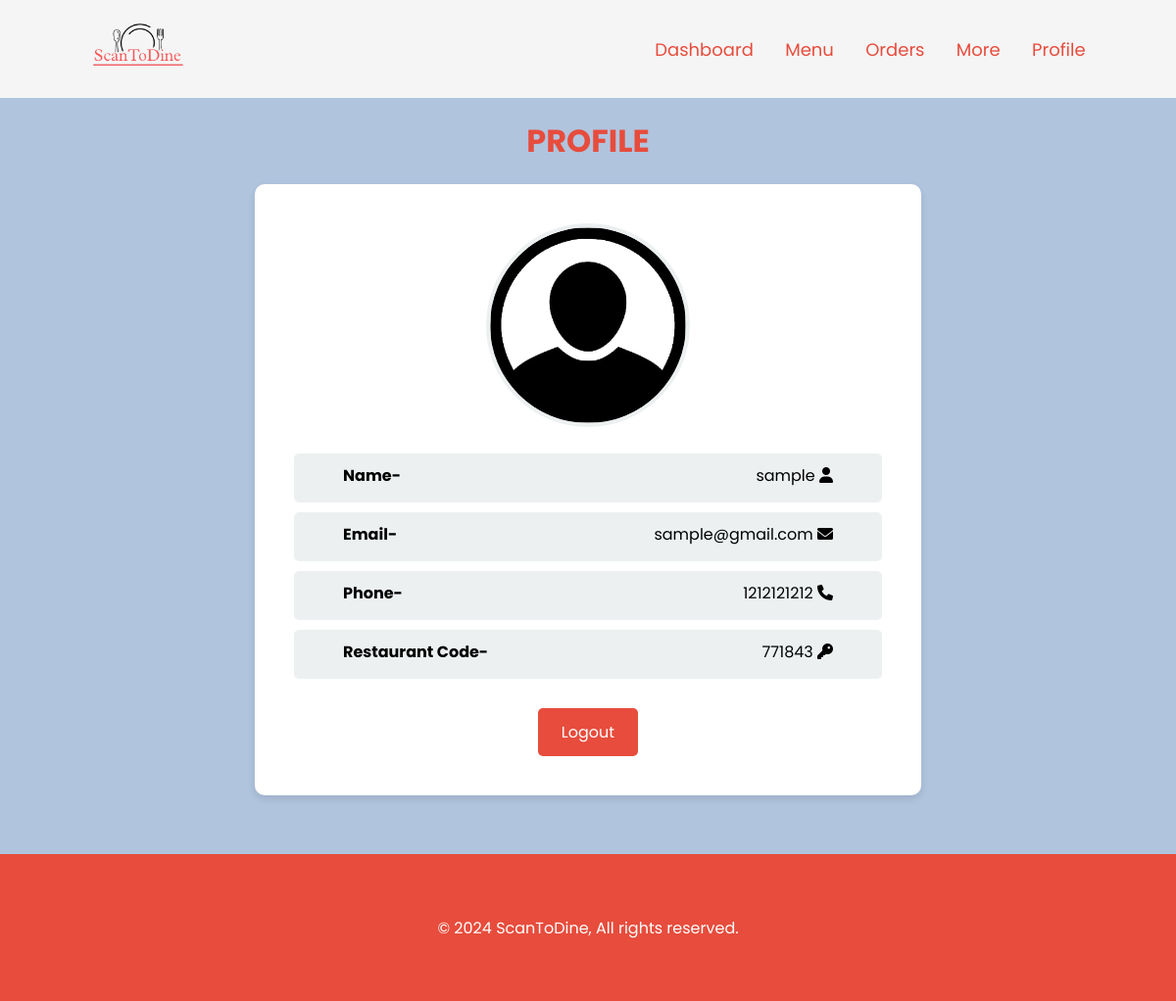
Page /commonPages/profile.php (signed in) on the committed database.
### tables this page shows
CREATE TABLE `users` (
  `u_id` int(11) NOT NULL,
  `u_name` varchar(255) NOT NULL,
  `u_email` varchar(255) NOT NULL,
  `u_phone` varchar(10) NOT NULL,
  `password` varchar(12) NOT NULL,
  `res_code` int(6) NOT NULL,
  `role` varchar(10) NOT NULL DEFAULT 'manager'
);

### commonPages/profile.php (the view, shortened to what this page needs)
<?php
include("../commonPages/index_header.php");
include("../commonPages/dbConnect.php");
?>
<!DOCTYPE html>
<html lang="en">
<head>
    <link rel="stylesheet" href="https://cdnjs.cloudflare.com/ajax/libs/font-awesome/6.0.0/css/all.min.css">
</head>
<body>
    <div class="profile-main">
    <div class="profile-header">
        <h1>PROFILE</h1>
    </div>
    <?php
    $u_id = $_SESSION['u_id'];
    $fetch_query = "select * from users where u_id=$u_id";
    $result = mysqli_query($con, $fetch_query);
    $data = mysqli_fetch_assoc($result);
    ?>
    <div class="profile-container">
        <div class="profile-image">
            <img src="user-logo.png" alt="User Profile">
        </div>
        <div class="profile-info">
            <div>
                <strong>Name-</strong>
                <span>
                    <?php echo $data['u_name'] ?> <i class="fas fa-user"></i>
                </span>
            </div>
            <div>
                <strong>Email-</strong>
                <span>
                    <?php echo $data['u_email'] ?> <i class="fas fa-envelope"></i>
                </span>
            </div>
            <div>
                <strong>Phone-</strong>
                <span>
                    <?php echo $data['u_phone'] ?> <i class="fas fa-phone"></i>
                </span>
            </div>
            <div>
                <strong>Restaurant Code-</strong>
                <span>
                    <?php echo $data['res_code'] ?> <i class="fas fa-key"></i>
                </span>
            </div>
        </div>
        <div class="logout-btn">
            <form action="#" method="POST">
                <input type="submit" class="log-out-btn" value="Logout">
            </form>
        </div>
    </div>
    </div>
</body>
</html>

### commonPages/index_header.php (style rules this page uses)
* { margin: 0; padding: 0; font-family: 'Poppins', sans-serif; }

### commonPages/profile.php (style rules this page uses)
body { margin: 0; padding: 0; font-family: 'Poppins', sans-serif; }
.profile-main { background-color: lightsteelblue; padding-bottom: 60px; }
.profile-header { color: #e74c3c; text-align: center; padding: 20px; }
.profile-container { max-width: 600px; margin: 0px auto; background-color: white; padding: 40px; box-shadow: 0 4px 8px rgba(0, 0, 0, 0.1); border-radius: 10px; text-align: center; }
.profile-image { margin-bottom: 20px; }
.profile-image img { width: 200px; height: 200px; border-radius: 50%; border: 4px solid #ecf0f1; }
.profile-info { margin-top: 20px; text-align: left; }
.profile-info div { margin-bottom: 10px; padding: 10px 50px; background-color: #ecf0f1; border-radius: 5px; display: flex; justify-content: space-between; }
.profile-info strong { display: block; margin-bottom: 5px; }
.logout-btn { margin-top: 30px; }
.logout-btn .log-out-btn { padding: 12px 24px; background-color: #e74c3c; color: white; border: none; border-radius: 5px; cursor: pointer; font-size: 16px; transition: background-color 0.3s; }

### rows in the picture
users: u_name "sample", u_email "sample@gmail.com", u_phone "1212121212", res_code "771843"
